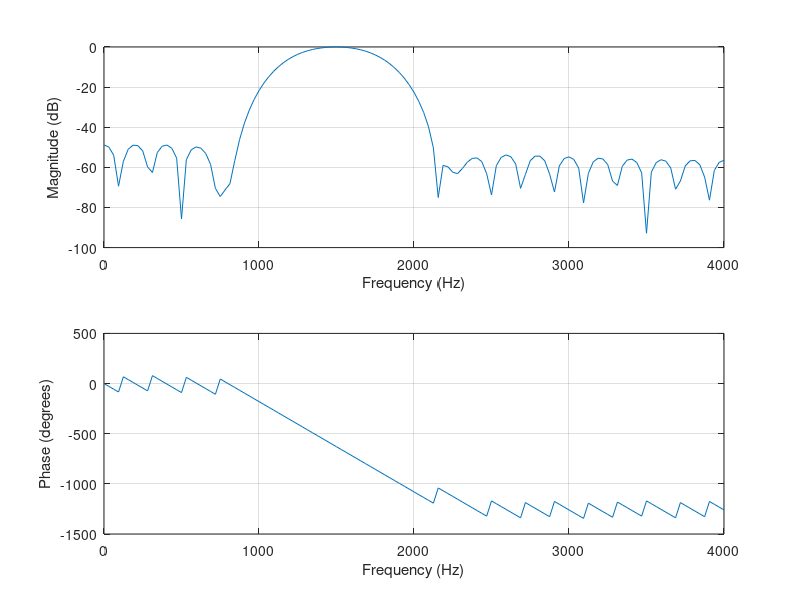
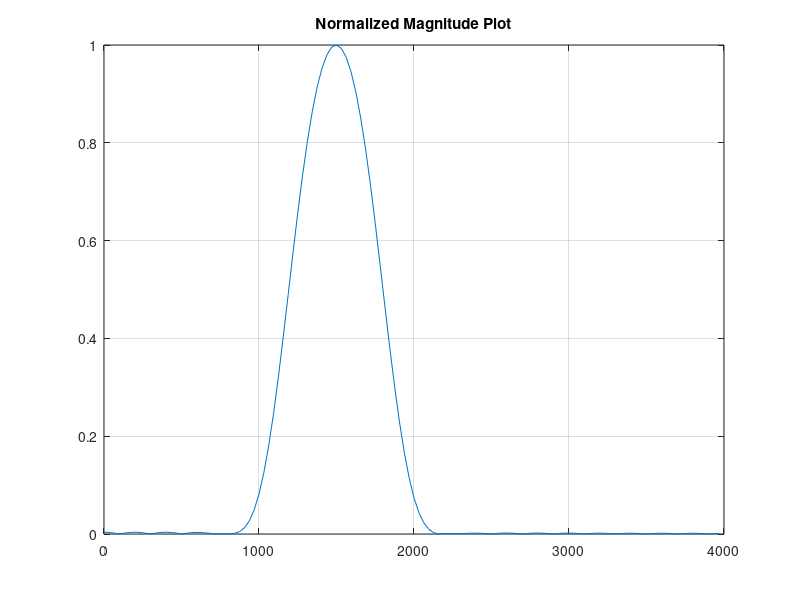
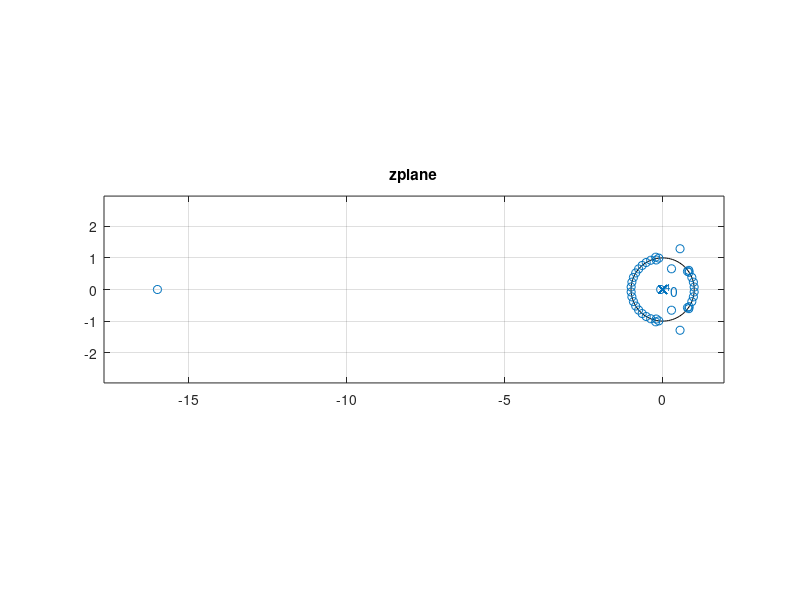

MATLAB code for these plots, in order:
clc;
clear all;
close all;
fs=8000;
n=40;
b=fir1(n,[1200/4000 1800/4000],'bandpass');
freqz(b,1,128,8000);
figure(2)
[h,w]=freqz(b,1,128,8000);
plot(w,abs(h));  % Normalized Magnitude Plot
title('Normalized Magnitude Plot');
grid
figure(3)
zplane(b,1);
title('zplane');